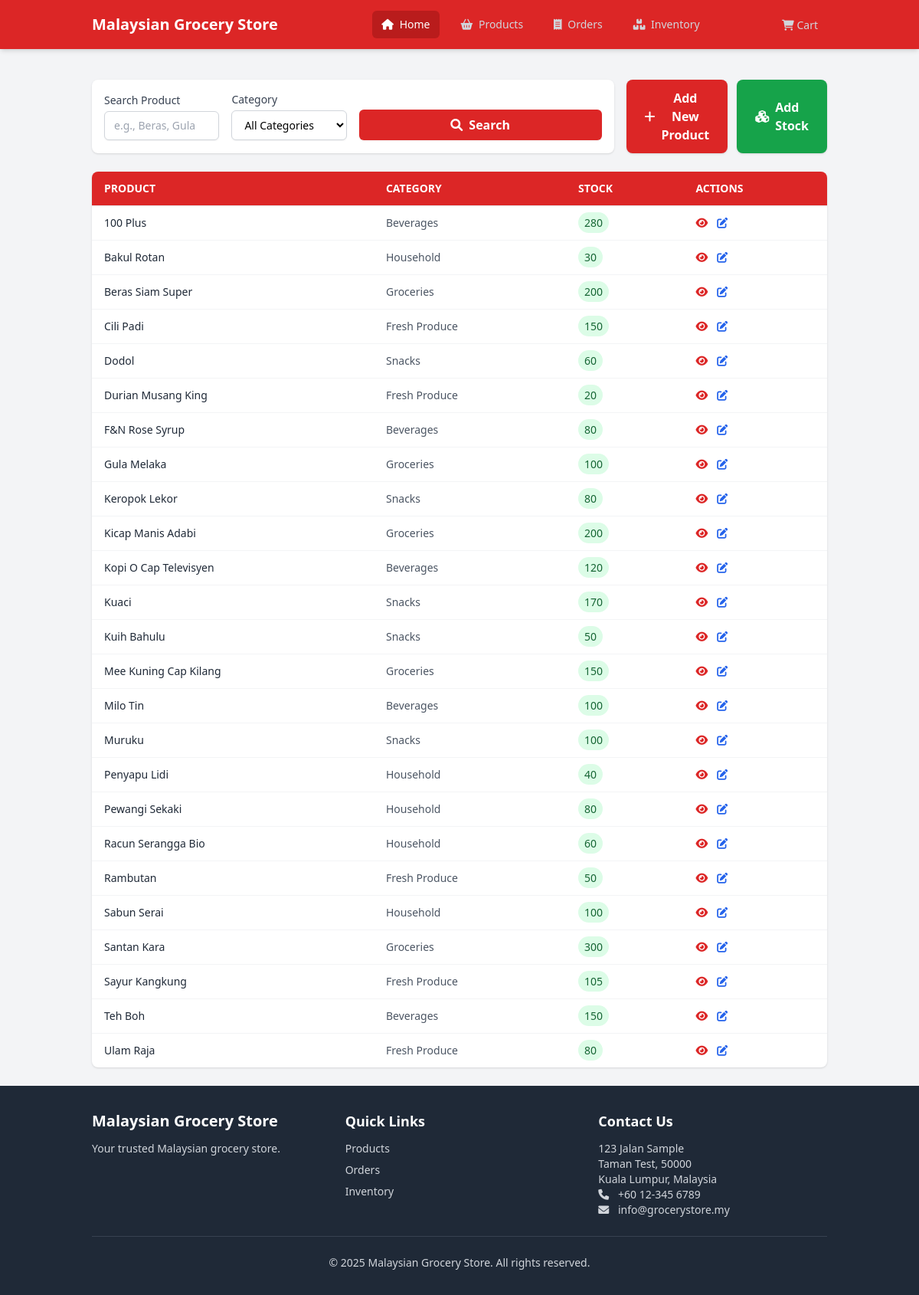
Before: /modules/inventory/index.php with the older database file.
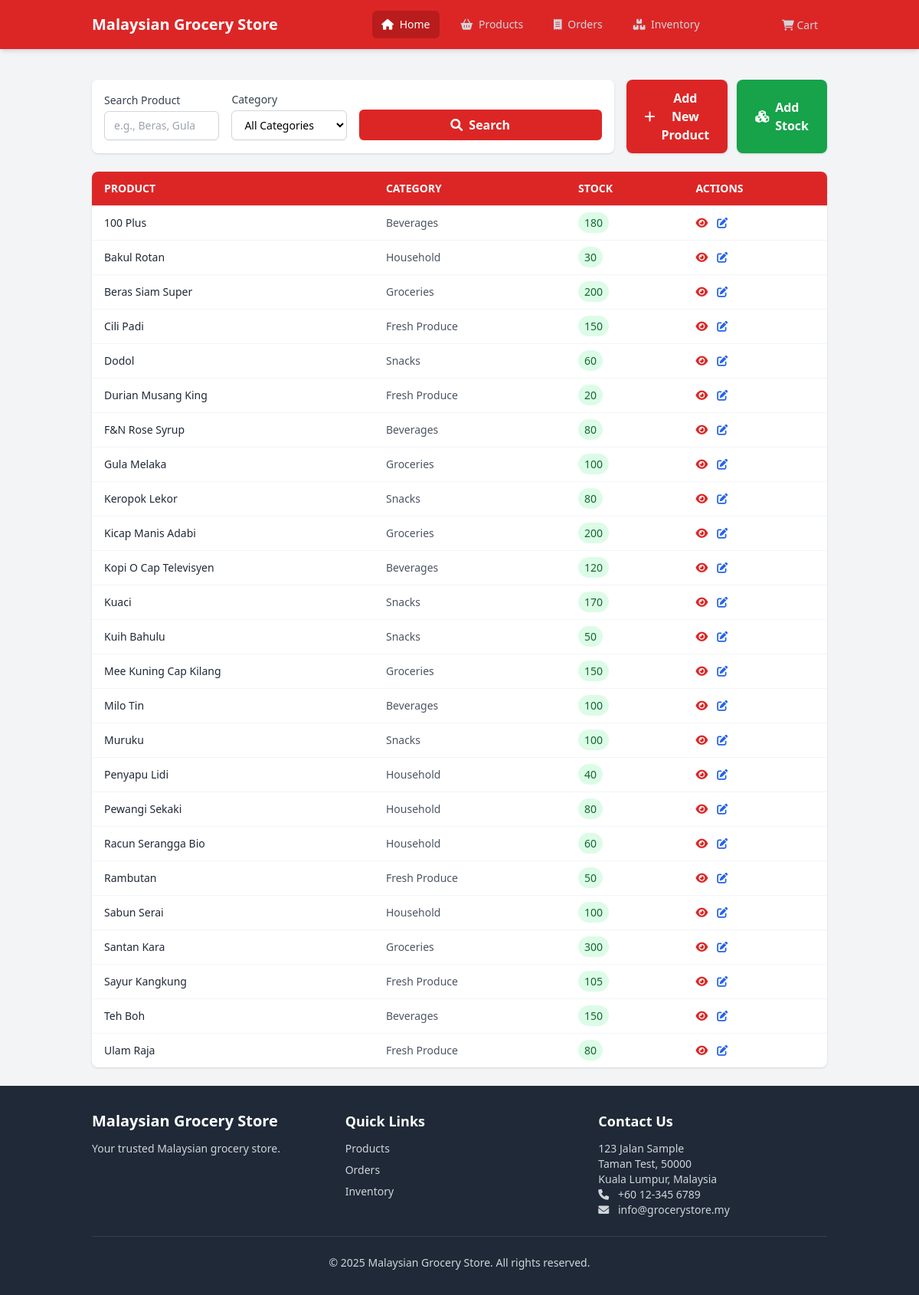
After: the same page with the newer database file.
### tables this page shows
CREATE TABLE products (
    id INTEGER PRIMARY KEY AUTOINCREMENT,
    category_id INTEGER,
    name TEXT NOT NULL,
    description TEXT,
    price DECIMAL(10,2) NOT NULL,
    stock_quantity INTEGER NOT NULL DEFAULT 0,
    image_url TEXT,
    created_at DATETIME DEFAULT CURRENT_TIMESTAMP,
    updated_at DATETIME DEFAULT CURRENT_TIMESTAMP,
    deleted_at DATETIME,
    FOREIGN KEY (category_id) REFERENCES categories(id)
);

CREATE TABLE categories (
    id INTEGER PRIMARY KEY AUTOINCREMENT,
    name TEXT NOT NULL,
    description TEXT,
    created_at DATETIME DEFAULT CURRENT_TIMESTAMP,
    updated_at DATETIME DEFAULT CURRENT_TIMESTAMP,
    deleted_at DATETIME
);

### modules/inventory/functions.php (called while the page is built, shortened)
<?php
function getInventoryItems($category_id = null, $search = null) {
    $db = initializeDatabase();
    $sql = "SELECT p.*, c.name as category_name
            FROM products p
            JOIN categories c ON p.category_id = c.id
            WHERE p.deleted_at IS NULL";
    $params = [];
    $sql .= " ORDER BY p.name ASC";
    $stmt = $db->prepare($sql);
    $result = $stmt->execute();
    $items = [];
    while ($row = $result->fetchArray(SQLITE3_ASSOC)) {
        $items[] = $row;
    }
    return $items;
}

### modules/inventory/templates/list.php (the view, shortened to what this page needs)
<?php
$category_id = $_GET['category'] ?? null;
$search = $_GET['search'] ?? null;
$inventory_items = getInventoryItems($category_id, $search);
?>
<div class="inventory-container py-6">
    <div class="flex flex-col md:flex-row justify-between gap-4 mb-6">
        <div class="flex-grow p-4 bg-white rounded-lg shadow">
            <form method="GET" action="index.php" class="grid grid-cols-1 md:grid-cols-4 gap-4 items-end">
                <div>
                    <label for="search" class="block text-sm font-medium text-gray-700">Search Product</label>
                    <input type="text" name="search" id="search"
                           value="<?= htmlspecialchars($search ?? '') ?>"
                           placeholder="e.g., Beras, Gula"
                           class="mt-1 block w-full px-3 py-2 border border-gray-300 rounded-md shadow-sm focus:outline-none focus:ring-theme-red focus:border-theme-red sm:text-sm">
                </div>
                <div>
                    <label for="category" class="block text-sm font-medium text-gray-700">Category</label>
                    <select name="category" id="category"
                            class="mt-1 block w-full px-3 py-2 border border-gray-300 bg-white rounded-md shadow-sm focus:outline-none focus:ring-theme-red focus:border-theme-red sm:text-sm">
                        <option value="">All Categories</option>
                    </select>
                </div>
                <div class="flex gap-4 md:col-span-2">
                    <button type="submit"
                            class="w-full bg-theme-red hover:bg-theme-red-dark text-white font-semibold py-2 px-4 rounded-md shadow-sm focus:outline-none focus:ring-2 focus:ring-offset-2 focus:ring-theme-red">
                        <i class="fas fa-search mr-2"></i>Search
                    </button>
                </div>
            </form>
        </div>
                <div class="flex flex-col md:flex-row gap-3 h-fit self-end">
                    <button onclick="toggleProductForm()"
                        class="bg-theme-red hover:bg-red-700 text-white font-semibold px-6 py-3 rounded-lg shadow transition-all inline-flex items-center">
                        <i class="fas fa-plus mr-2"></i>Add New Product
                     </button>
                <a href="index.php?module=inventory&action=add"
                    class="bg-green-600 hover:bg-green-700 text-white font-semibold px-6 py-3 rounded-lg shadow transition-all inline-flex items-center">
                        <i class="fas fa-cubes mr-2"></i>Add Stock
                </a>
                </div>
    </div>
    <div class="bg-white rounded-lg shadow overflow-x-auto">
        <table class="min-w-full divide-y divide-gray-200">
            <thead class="bg-theme-red text-white">
                <tr>
                    <th class="px-4 py-3 text-left text-sm font-semibold uppercase">Product</th>
                    <th class="px-4 py-3 text-left text-sm font-semibold uppercase">Category</th>
                    <th class="px-4 py-3 text-left text-sm font-semibold uppercase">Stock</th>
                    <th class="px-4 py-3 text-left text-sm font-semibold uppercase">Actions</th>
                </tr>
            </thead>
            <tbody class="divide-y divide-gray-100">
                <?php if (empty($inventory_items)): ?>
                    <tr>
                        <td colspan="4" class="text-center text-gray-500 py-6">No inventory items found.</td>
                    </tr>
                <?php else: ?>
                    <?php foreach ($inventory_items as $item): ?>
                        <tr class="hover:bg-gray-50">
                            <td class="px-4 py-3 text-sm text-gray-800 font-medium"><?= htmlspecialchars($item['name']) ?></td>
                            <td class="px-4 py-3 text-sm text-gray-600"><?= htmlspecialchars($item['category_name']) ?></td>
                            <td class="px-4 py-3 text-sm text-gray-800">
                                <span class="px-2 py-1 rounded-full <?= $item['stock_quantity'] > 0 ? 'bg-green-100 text-green-800' : 'bg-red-100 text-red-800' ?>">
                                    <?= $item['stock_quantity'] ?>
                                </span>
                            </td>
                            <td class="px-4 py-3 text-sm">
                                <div class="flex gap-3">
                                    <a href="index.php?module=inventory&action=view&id=<?= $item['id'] ?>"
                                       class="text-theme-red hover:text-red-700">
                                        <i class="fas fa-eye"></i>
                                    </a>
                                    <a href="index.php?module=inventory&action=edit&id=<?= $item['id'] ?>"
                                       class="text-blue-600 hover:text-blue-700">
                                        <i class="fas fa-edit"></i>
                                    </a>
                                </div>
                            </td>
                        </tr>
                    <?php endforeach; ?>
                <?php endif; ?>
            </tbody>
        </table>
    </div>
</div>

### templates/header.php (shortened to what this page needs)
<?php
$current_module = $_GET['module'] ?? 'home';
?>
<!DOCTYPE html>
<html lang="en">
<head>
    <script src="https://cdn.tailwindcss.com"></script>
    <link href="https://cdnjs.cloudflare.com/ajax/libs/font-awesome/6.0.0/css/all.min.css" rel="stylesheet">
    <link rel="stylesheet" href="assets/css/style.css">
</head>
<body class="bg-gray-100 flex flex-col min-h-screen">
    <nav class="bg-theme-red shadow-md sticky top-0 z-50">
        <div class="container mx-auto px-4 sm:px-6 lg:px-8">
            <div class="flex items-center justify-between h-16">
                <div class="flex items-center">
                    <a class="text-white font-bold text-xl" href="index.php"><?php echo APP_NAME; ?></a>
                </div>
                <div class="hidden md:block">
                    <div class="ml-10 flex items-baseline space-x-4">
                        <a class="text-gray-300 hover:bg-theme-red-dark hover:text-white px-3 py-2 rounded-md text-sm font-medium <?php echo $current_module === 'home' ? 'bg-theme-red-dark text-white' : ''; ?>"
                            href="index.php">
                            <i class="fas fa-home mr-1"></i> Home
                        </a>
                        <a class="text-gray-300 hover:bg-theme-red-dark hover:text-white px-3 py-2 rounded-md text-sm font-medium <?php echo $current_module === 'products' ? 'bg-theme-red-dark text-white' : ''; ?>"
                            href="index.php?module=products">
                            <i class="fas fa-shopping-basket mr-1"></i> Products
                        </a>
                        <a class="text-gray-300 hover:bg-theme-red-dark hover:text-white px-3 py-2 rounded-md text-sm font-medium <?php echo $current_module === 'orders' ? 'bg-theme-red-dark text-white' : ''; ?>"
                            href="index.php?module=orders">
                            <i class="fas fa-receipt mr-1"></i> Orders
                        </a>
                        <a class="text-gray-300 hover:bg-theme-red-dark hover:text-white px-3 py-2 rounded-md text-sm font-medium <?php echo $current_module === 'inventory' ? 'bg-theme-red-dark text-white' : ''; ?>"
                            href="index.php?module=inventory">
                            <i class="fas fa-boxes mr-1"></i> Inventory
                        </a>
                    </div>
                </div>
                <div class="hidden md:block">
                    <a href="index.php?module=orders&action=view_cart"
                        class="text-gray-300 hover:bg-theme-red-dark hover:text-white px-3 py-2 rounded-md text-sm font-medium relative">
                        <i class="fas fa-shopping-cart"></i> Cart
                    </a>
                </div>
            </div>
        </div>
    </nav>
    <div class="container mx-auto px-4 sm:px-6 lg:px-8 mt-4 flex-grow">

### modules/inventory/index.php (shortened to what this page needs)
<?php
require_once __DIR__ . '/../../includes/functions.php';
require_once __DIR__ . '/functions.php';
$action = $_GET['action'] ?? 'list';
require_once __DIR__ . '/../../templates/header.php';
switch ($action) {
    case 'list':
        require_once __DIR__ . '/templates/list.php';
        break;
}
require_once __DIR__ . '/../../templates/footer.php';

### templates/footer.php (shortened to what this page needs)
</div>
<footer class="bg-gray-800 text-gray-300 mt-auto py-8">
    <div class="container mx-auto px-4 sm:px-6 lg:px-8">
        <div class="grid grid-cols-1 md:grid-cols-3 gap-8">
            <div>
                <h5 class="text-xl font-semibold text-white mb-3"><?php echo APP_NAME; ?></h5>
                <p class="text-sm">Your trusted Malaysian grocery store.</p>
            </div>
            <div>
                <h5 class="text-lg font-semibold text-white mb-3">Quick Links</h5>
                <ul class="space-y-2 text-sm">
                    <li><a href="index.php?module=products" class="hover:text-white">Products</a></li>
                    <li><a href="index.php?module=orders" class="hover:text-white">Orders</a></li>
                    <li><a href="index.php?module=inventory" class="hover:text-white">Inventory</a></li>
                </ul>
            </div>
            <div>
                <h5 class="text-lg font-semibold text-white mb-3">Contact Us</h5>
                <address class="text-sm not-italic">
                    123 Jalan Sample<br>
                    Taman Test, 50000<br>
                    Kuala Lumpur, Malaysia<br>
                    <i class="fas fa-phone mr-2"></i> <span class="my-phone">+60 12-345 6789</span><br>
                    <i class="fas fa-envelope mr-2"></i> info@grocerystore.my
                </address>
            </div>
        </div>
        <hr class="border-gray-700 my-6">
        <div class="text-center text-sm">
            <p>&copy; <?php echo date('Y'); ?> <?php echo APP_NAME; ?>. All rights reserved.</p>
        </div>
    </div>
</footer>
</body>
</html>

### assets/css/style.css (style rules this page uses)
.my-phone { direction: ltr; unicode-bidi: bidi-override; }

Changed rows visible on the page:
changed products "100 Plus": stock_quantity "280" → "180"
